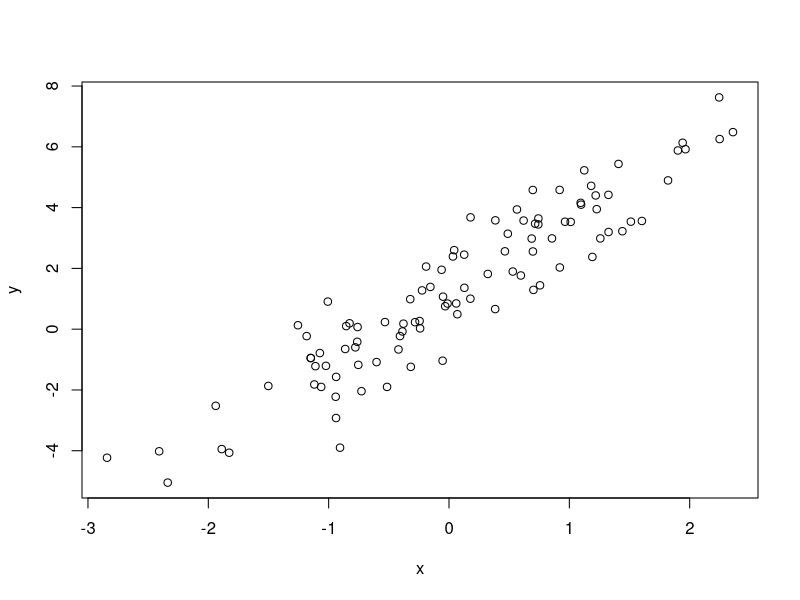

Generate this figure with R:
# analytical workflows : coding demo
#
# additional info about the code useful to 
# collaborators or future self:
#
# in this case, generate some data and do 
# linear regression and make a figure


# Clear workspace and close all graphics devices --------------------------

rm(list = ls())
graphics.off()



# Generate some data ------------------------------------------------------

x <- rnorm(n = 100, mean = 0, sd = 1)   #indep. variable
z <- rnorm(n = 100, mean = 0, sd = 1)   #noise
y <- 2.2 * x + 1.1 + z

plot(x, y)




